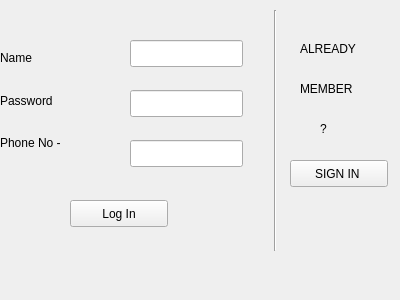
<?xml version="1.0" encoding="UTF-8"?>
<ui version="4.0">
 <class>Form</class>
 <widget class="QWidget" name="Form">
  <property name="geometry">
   <rect>
    <x>0</x>
    <y>0</y>
    <width>400</width>
    <height>300</height>
   </rect>
  </property>
  <property name="windowTitle">
   <string>Form</string>
  </property>
  <widget class="QLineEdit" name="NameEdit">
   <property name="geometry">
    <rect>
     <x>130</x>
     <y>40</y>
     <width>113</width>
     <height>27</height>
    </rect>
   </property>
  </widget>
  <widget class="QLineEdit" name="PassEdit">
   <property name="geometry">
    <rect>
     <x>130</x>
     <y>90</y>
     <width>113</width>
     <height>27</height>
    </rect>
   </property>
  </widget>
  <widget class="QPushButton" name="LoginButton">
   <property name="geometry">
    <rect>
     <x>70</x>
     <y>200</y>
     <width>98</width>
     <height>27</height>
    </rect>
   </property>
   <property name="text">
    <string>Log In</string>
   </property>
  </widget>
  <widget class="QLineEdit" name="PhoneEdit">
   <property name="geometry">
    <rect>
     <x>130</x>
     <y>140</y>
     <width>113</width>
     <height>27</height>
    </rect>
   </property>
  </widget>
  <widget class="Line" name="line">
   <property name="geometry">
    <rect>
     <x>250</x>
     <y>10</y>
     <width>51</width>
     <height>241</height>
    </rect>
   </property>
   <property name="orientation">
    <enum>Qt::Vertical</enum>
   </property>
  </widget>
  <widget class="QPushButton" name="SignInButton">
   <property name="geometry">
    <rect>
     <x>290</x>
     <y>160</y>
     <width>98</width>
     <height>27</height>
    </rect>
   </property>
   <property name="text">
    <string>SIGN IN </string>
   </property>
  </widget>
  <widget class="QLabel" name="AlreadyLabel">
   <property name="geometry">
    <rect>
     <x>300</x>
     <y>40</y>
     <width>66</width>
     <height>17</height>
    </rect>
   </property>
   <property name="text">
    <string>ALREADY</string>
   </property>
  </widget>
  <widget class="QLabel" name="MemberLabel">
   <property name="geometry">
    <rect>
     <x>300</x>
     <y>80</y>
     <width>66</width>
     <height>17</height>
    </rect>
   </property>
   <property name="text">
    <string>MEMBER </string>
   </property>
  </widget>
  <widget class="QLabel" name="QLabel">
   <property name="geometry">
    <rect>
     <x>320</x>
     <y>120</y>
     <width>66</width>
     <height>17</height>
    </rect>
   </property>
   <property name="text">
    <string>?</string>
   </property>
  </widget>
  <widget class="QWidget" name="">
   <property name="geometry">
    <rect>
     <x>0</x>
     <y>40</y>
     <width>91</width>
     <height>121</height>
    </rect>
   </property>
   <layout class="QVBoxLayout" name="verticalLayout">
    <item>
     <widget class="QLabel" name="NameLabel">
      <property name="text">
       <string>Name</string>
      </property>
     </widget>
    </item>
    <item>
     <widget class="QLabel" name="PassLabel">
      <property name="text">
       <string>Password</string>
      </property>
     </widget>
    </item>
    <item>
     <widget class="QLabel" name="PassLabel_2">
      <property name="text">
       <string>Phone No -</string>
      </property>
     </widget>
    </item>
   </layout>
  </widget>
 </widget>
 <resources/>
 <connections/>
</ui>
